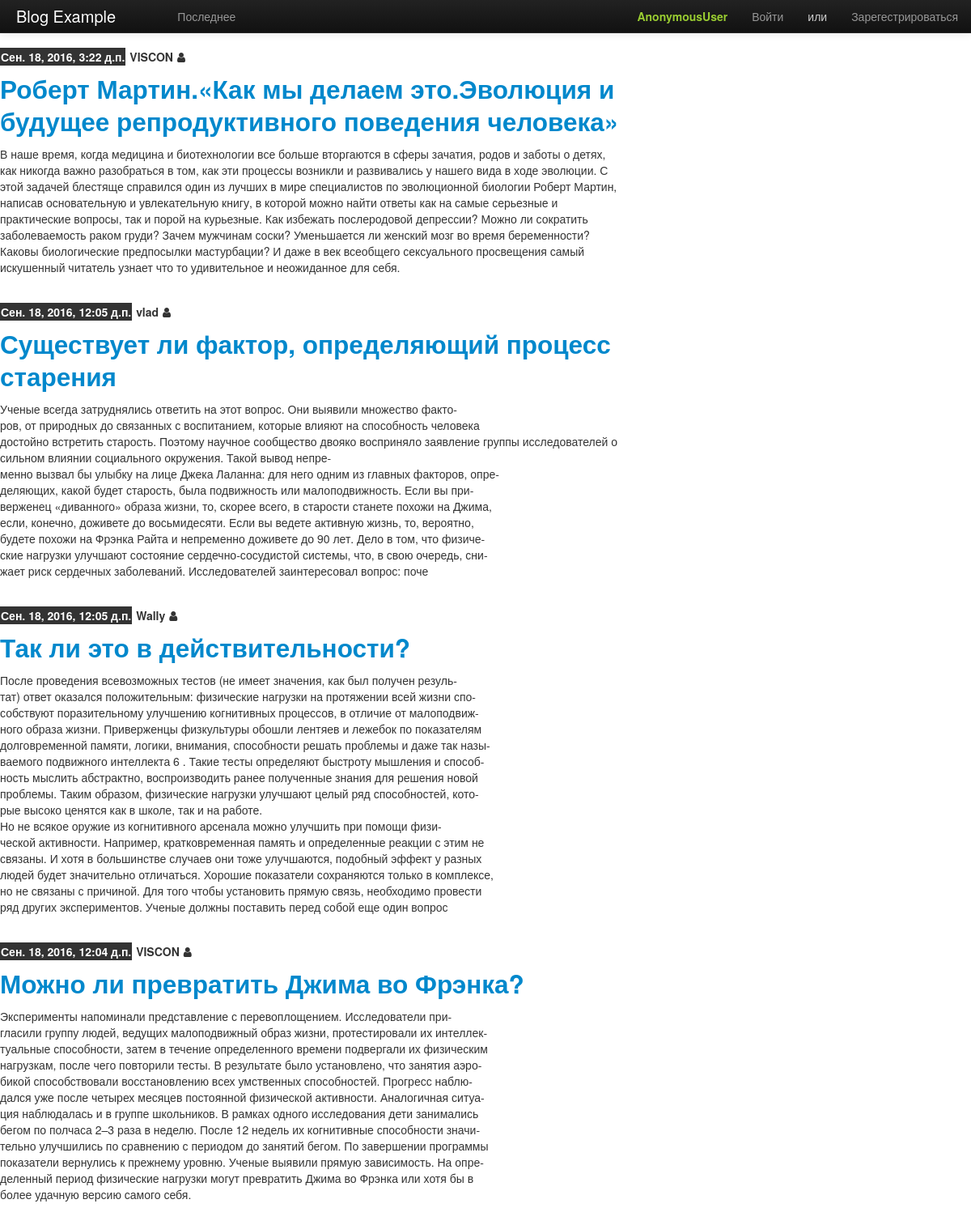
The page /blog/ on the database as committed earlier.
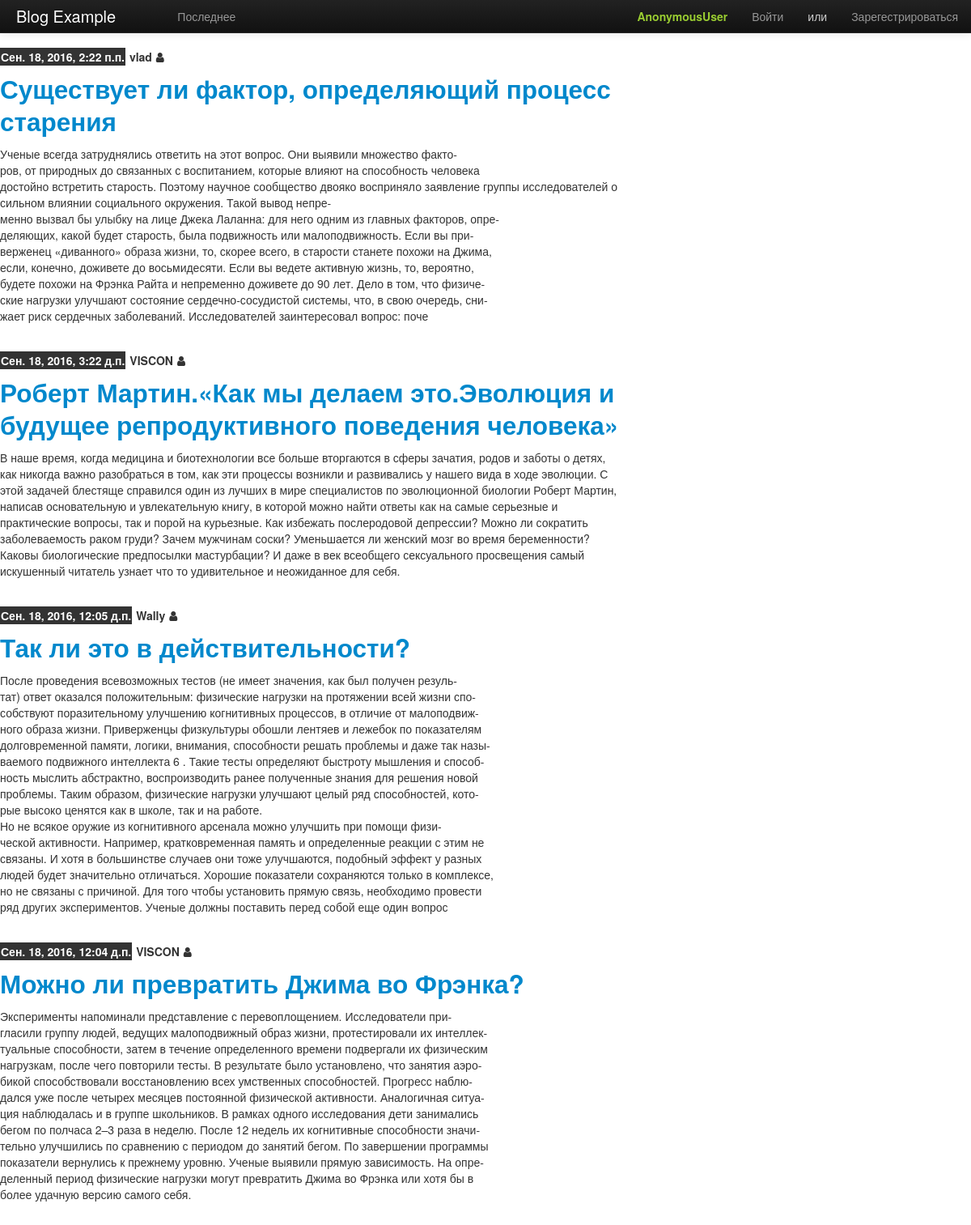
The same page on the database as committed later.
### blog/models.py (models this page shows, shortened)
class Post(models.Model):
    title = models.CharField(u'Заголовок', max_length=255, unique_for_date="published_date")
    published_date = models.DateTimeField(u'Дата публикации', blank=True, null=True)
    content = models.TextField(u'Содержание', max_length=10000)
    owner = models.ForeignKey('auth.User')
    class Meta:
        get_latest_by = 'published_date'
        ordering = ('-published_date',)
        verbose_name_plural = 'entries'
    def get_absolute_url(self):
        return "/blog/post/%i/" % self.id

### blog/views.py (the view)
class PostsListView(ListView):
    model = Post

### templates/blog/post_list.html
{% extends 'blog/base.html' %}
{% block content %}
    {% for post in object_list %}
        <article class="post_preview">
            <header class="post_meta">
                <time pubdate datetime="{{ post.published_date }}" >{{ post.published_date }}</time>
                <span class="owner">{{post.owner}}</span>
                {% if post.owner == user %}<a class="" href="{% url 'post_edit' pk=post.pk %}"><span class="fa-pencil fa" aria-hidden="true"></span></a>{% else %} <i class="fa fa-user" aria-hidden="true"></i> {% endif %}
            </header>
            <h2><a href="{{ post.get_absolute_url }}">{{ post.title }}</a></h2>
            <p>{{ post.content|linebreaksbr }}</p>
        </article>
    {% empty %}
    <p>Нет постов</p>
    {% endfor %}
{% endblock %}

### templates/blog/base.html (shortened to what this page needs)
{% load staticfiles %}
<!DOCTYPE html>
<html lang="ru">
    <head>
        <link href="{% static 'bootstrap/css/bootstrap.min.css' %}" rel="stylesheet">
        <link href="{% static 'bootstrap/css/bootstrap-responsive.min.css' %}" rel="stylesheet">
        <link href="https://maxcdn.bootstrapcdn.com/font-awesome/4.6.3/css/font-awesome.min.css" rel="stylesheet">
    </head>
<body>
<div class="navbar navbar-inverse navbar-fixed-top">
    <div class="navbar-inner">
        <div class="container row-fluid">
            <div class="brand span2">Blog Example </div>
            <ul class="nav span10">
                <li class="all_posts"><a href="{% url 'list' %}" >Последнее</a></li>
                <li class="auth_block_container">
                    <a href="{% url 'profile' %}" class="auth_block auth_user">{{ user }}</a>
                    {% if user.is_anonymous %} <a href="{% url 'login' %}" class="auth_block">Войти</a> <span class="auth_block">или </span><a href="{% url 'register' %}" class="auth_block">Зарегестрироваться</a>
                    {% else %}
                        <a href="{% url 'post_new' %}" class="auth_block">Написать статью</a>
                        <a href="{% url 'my_posts' %}" class="auth_block">Мои статьи</a>
                        <a href="{% url 'logout' %}" class="auth_block">Выйти</a>
                    {% endif %}
                </li>
            </ul>
        </div>
    </div>
</div>
<div class="container">
     <div class="row">
         <div class="span8">{% block content %}Empty page{% endblock %}</div>
         <div class="span4"></div>
     </div>
</div>
</body>
</html>

### templates/blog/base.html (style rules this page uses)
body { padding-top: 60px; }
.container { width: 1200px; }
.nav { margin: 0 0 0 30px !important; }
.auth_block { float: left !important; display: block; }
span.auth_block { padding: 10px 15px 10px; color: #cdcdcd; }
.auth_block_container { float: right !important; }
.auth_user { font-weight: bold; color: yellowgreen !important; }
.post_preview { margin-bottom: 35px; }
.post_preview time, .post_preview .owner { padding: 1px; font-weight: bold; }
.post_preview time { background-color: #333; }
.post_preview .owner { color: #333 !important; }
.post_preview time { color: white !important; }

Rows that differ between the two databases and show on the page:
changed Post "Существует ли фактор, определяющий процесс старения": published_date "Сен. 18, 2016, 12:05 д.п." → "Сен. 18, 2016, 2:22 п.п."; moves up the list
